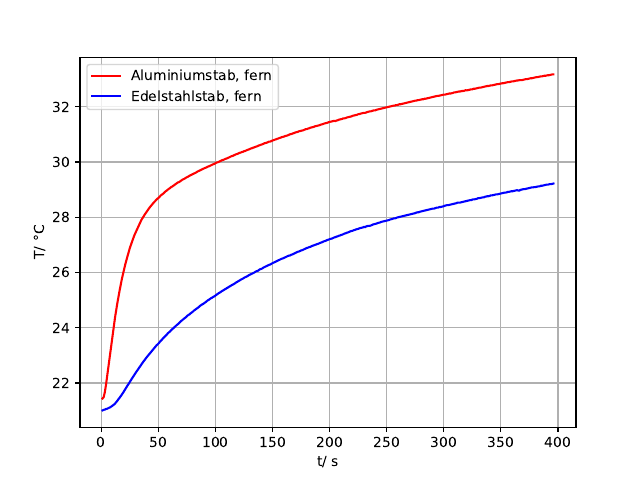

Write Python code to recreate this figure.
import numpy as np
from scipy.optimize import curve_fit
import matplotlib.pyplot as plt
from uncertainties import ufloat

t, T1,T2,T3,T4,T5,T6,T7,T8 = np.genfromtxt('Run1org.txt', unpack=True)
T=t*5

ln= np.linspace(0, 2100)

plt.plot (t,T5, 'r-', label='Aluminiumstab, fern')
plt.plot (t,T8, 'b-', label='Edelstahlstab, fern')


plt.xlabel(r't/ s')
plt.ylabel(r'T/ °C')
plt.legend()
plt.grid()
plt.savefig('T58.pdf')
